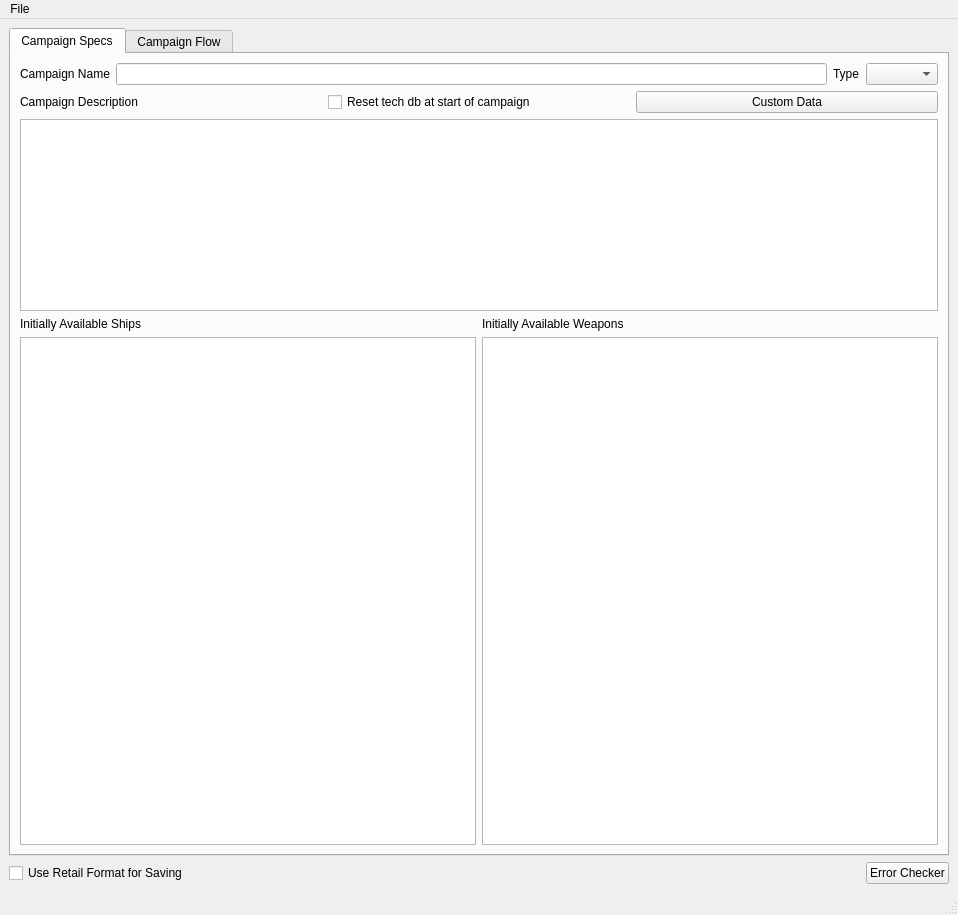
<?xml version="1.0" encoding="UTF-8"?>
<ui version="4.0">
 <class>fso::fred::dialogs::CampaignEditorDialog</class>
 <widget class="QMainWindow" name="fso::fred::dialogs::CampaignEditorDialog">
  <property name="windowModality">
   <enum>Qt::ApplicationModal</enum>
  </property>
  <property name="geometry">
   <rect>
    <x>0</x>
    <y>0</y>
    <width>958</width>
    <height>915</height>
   </rect>
  </property>
  <property name="windowTitle">
   <string>Campaign Editor</string>
  </property>
  <widget class="QWidget" name="centralwidget">
   <layout class="QVBoxLayout" name="verticalLayout">
    <item>
     <widget class="QTabWidget" name="mainTabs">
      <property name="currentIndex">
       <number>0</number>
      </property>
      <widget class="QWidget" name="campaignSpecs">
       <attribute name="title">
        <string>Campaign Specs</string>
       </attribute>
       <layout class="QVBoxLayout" name="verticalLayout_2">
        <item>
         <layout class="QHBoxLayout" name="spec1">
          <item>
           <widget class="QLabel" name="nameLabel">
            <property name="text">
             <string>Campaign Name</string>
            </property>
           </widget>
          </item>
          <item>
           <widget class="QLineEdit" name="nameLineEdit"/>
          </item>
          <item>
           <widget class="QLabel" name="typeLabel">
            <property name="text">
             <string>Type</string>
            </property>
           </widget>
          </item>
          <item>
           <widget class="QComboBox" name="typeComboBox"/>
          </item>
         </layout>
        </item>
        <item>
         <layout class="QHBoxLayout" name="spec2">
          <item>
           <widget class="QLabel" name="campaignDescriptionLabel">
            <property name="text">
             <string>Campaign Description</string>
            </property>
           </widget>
          </item>
          <item>
           <widget class="QCheckBox" name="resetTechAtStartCheckBox">
            <property name="layoutDirection">
             <enum>Qt::LeftToRight</enum>
            </property>
            <property name="text">
             <string>Reset tech db at start of campaign</string>
            </property>
           </widget>
          </item>
          <item>
           <widget class="QPushButton" name="campaignCustomDataButton">
            <property name="text">
             <string>Custom Data</string>
            </property>
           </widget>
          </item>
         </layout>
        </item>
        <item>
         <widget class="QPlainTextEdit" name="descriptionPlainTextEdit">
          <property name="sizePolicy">
           <sizepolicy hsizetype="Expanding" vsizetype="Preferred">
            <horstretch>0</horstretch>
            <verstretch>0</verstretch>
           </sizepolicy>
          </property>
         </widget>
        </item>
        <item>
         <layout class="QGridLayout" name="techLayout">
          <item row="0" column="0">
           <widget class="QLabel" name="shipsLabel">
            <property name="text">
             <string>Initially Available Ships</string>
            </property>
           </widget>
          </item>
          <item row="0" column="1">
           <widget class="QLabel" name="weaponsLabel">
            <property name="text">
             <string>Initially Available Weapons</string>
            </property>
           </widget>
          </item>
          <item row="1" column="0">
           <widget class="QListWidget" name="shipsListWidget"/>
          </item>
          <item row="1" column="1">
           <widget class="QListWidget" name="weaponsListWidget"/>
          </item>
         </layout>
        </item>
       </layout>
      </widget>
      <widget class="QWidget" name="campaignFlow">
       <property name="whatsThis">
        <string/>
       </property>
       <attribute name="title">
        <string>Campaign Flow</string>
       </attribute>
       <layout class="QHBoxLayout" name="campaignGraphLayout" stretch="0,0,0">
        <property name="leftMargin">
         <number>11</number>
        </property>
        <property name="topMargin">
         <number>11</number>
        </property>
        <property name="rightMargin">
         <number>11</number>
        </property>
        <property name="bottomMargin">
         <number>11</number>
        </property>
        <item>
         <layout class="QVBoxLayout" name="editorControls" stretch="0,0,0,1,0,0,1,0,0">
          <item>
           <layout class="QHBoxLayout" name="availableMissionsLayout">
            <item>
             <widget class="QLabel" name="availableMissionsLabel">
              <property name="text">
               <string>Available Missions</string>
              </property>
             </widget>
            </item>
            <item>
             <spacer name="availableMissionsSpacer">
              <property name="orientation">
               <enum>Qt::Horizontal</enum>
              </property>
              <property name="sizeHint" stdset="0">
               <size>
                <width>40</width>
                <height>20</height>
               </size>
              </property>
             </spacer>
            </item>
            <item>
             <widget class="QLabel" name="availableMissionsFilterLabel">
              <property name="text">
               <string>Filter</string>
              </property>
             </widget>
            </item>
            <item>
             <widget class="QLineEdit" name="availableMissionsFilterLineEdit"/>
            </item>
           </layout>
          </item>
          <item>
           <widget class="QListWidget" name="availableMissionsListWidget">
            <property name="editTriggers">
             <set>QAbstractItemView::NoEditTriggers</set>
            </property>
            <property name="showDropIndicator" stdset="0">
             <bool>false</bool>
            </property>
            <property name="dragDropMode">
             <enum>QAbstractItemView::DragDrop</enum>
            </property>
            <property name="defaultDropAction">
             <enum>Qt::IgnoreAction</enum>
            </property>
            <property name="flow">
             <enum>QListView::TopToBottom</enum>
            </property>
            <property name="resizeMode">
             <enum>QListView::Adjust</enum>
            </property>
            <property name="viewMode">
             <enum>QListView::IconMode</enum>
            </property>
            <property name="uniformItemSizes">
             <bool>true</bool>
            </property>
           </widget>
          </item>
          <item>
           <widget class="QPushButton" name="fredMissionButton">
            <property name="enabled">
             <bool>false</bool>
            </property>
            <property name="text">
             <string>Open Selected Mission in Mission Editor</string>
            </property>
           </widget>
          </item>
          <item>
           <layout class="QVBoxLayout" name="missionDetailsLayout">
            <item>
             <layout class="QHBoxLayout" name="missionNameLayout">
              <item>
               <widget class="QLabel" name="missionNameLabel">
                <property name="text">
                 <string>Mission Name</string>
                </property>
               </widget>
              </item>
              <item>
               <widget class="QLineEdit" name="missionNameLineEdit">
                <property name="enabled">
                 <bool>false</bool>
                </property>
               </widget>
              </item>
             </layout>
            </item>
            <item>
             <widget class="QLabel" name="label">
              <property name="text">
               <string>Mission Description</string>
              </property>
             </widget>
            </item>
            <item>
             <widget class="QPlainTextEdit" name="missionDescriptionPlainTextEdit">
              <property name="enabled">
               <bool>false</bool>
              </property>
              <property name="sizePolicy">
               <sizepolicy hsizetype="Expanding" vsizetype="Preferred">
                <horstretch>0</horstretch>
                <verstretch>0</verstretch>
               </sizepolicy>
              </property>
             </widget>
            </item>
           </layout>
          </item>
          <item>
           <layout class="QFormLayout" name="missionSettingsLayout">
            <property name="labelAlignment">
             <set>Qt::AlignRight|Qt::AlignTrailing|Qt::AlignVCenter</set>
            </property>
            <item row="0" column="0">
             <widget class="QLabel" name="briefCutsceneLabel">
              <property name="text">
               <string>Briefing Cutscene</string>
              </property>
              <property name="alignment">
               <set>Qt::AlignCenter</set>
              </property>
             </widget>
            </item>
            <item row="0" column="1">
             <widget class="QComboBox" name="briefCutsceneComboBox">
              <property name="enabled">
               <bool>false</bool>
              </property>
              <property name="editable">
               <bool>false</bool>
              </property>
             </widget>
            </item>
            <item row="1" column="0">
             <widget class="QLabel" name="debriefPersonaLabel">
              <property name="text">
               <string>Debriefing Persona Index</string>
              </property>
              <property name="alignment">
               <set>Qt::AlignCenter</set>
              </property>
             </widget>
            </item>
            <item row="1" column="1">
             <widget class="QSpinBox" name="debriefingPersonaSpinBox">
              <property name="enabled">
               <bool>false</bool>
              </property>
             </widget>
            </item>
            <item row="2" column="0">
             <widget class="QLabel" name="mainhallLabel">
              <property name="text">
               <string>Main Hall Name</string>
              </property>
              <property name="alignment">
               <set>Qt::AlignCenter</set>
              </property>
             </widget>
            </item>
            <item row="2" column="1">
             <widget class="QComboBox" name="mainhallComboBox">
              <property name="enabled">
               <bool>false</bool>
              </property>
              <property name="editable">
               <bool>false</bool>
              </property>
             </widget>
            </item>
            <item row="3" column="0">
             <widget class="QLabel" name="substituteMainhallNameLabel">
              <property name="text">
               <string>Substitute Main Hall Name</string>
              </property>
             </widget>
            </item>
            <item row="3" column="1">
             <widget class="QComboBox" name="substituteMainhallComboBox">
              <property name="enabled">
               <bool>false</bool>
              </property>
             </widget>
            </item>
           </layout>
          </item>
          <item>
           <widget class="QGroupBox" name="missionBranches">
            <property name="title">
             <string>Branches</string>
            </property>
            <layout class="QHBoxLayout" name="horizontalLayout">
             <item>
              <widget class="fso::fred::sexp_tree_view" name="sxtBranches">
               <property name="enabled">
                <bool>false</bool>
               </property>
               <property name="sizePolicy">
                <sizepolicy hsizetype="Expanding" vsizetype="Expanding">
                 <horstretch>0</horstretch>
                 <verstretch>0</verstretch>
                </sizepolicy>
               </property>
               <property name="toolTip">
                <string/>
               </property>
              </widget>
             </item>
             <item>
              <layout class="QVBoxLayout" name="verticalLayout_3">
               <item>
                <widget class="QPushButton" name="moveBranchUpButton">
                 <property name="text">
                  <string/>
                 </property>
                 <property name="icon">
                  <iconset>
                   <selectedon>:/images/arrow_up.png</selectedon>
                  </iconset>
                 </property>
                </widget>
               </item>
               <item>
                <widget class="QPushButton" name="moveBranchDownButton">
                 <property name="text">
                  <string/>
                 </property>
                 <property name="icon">
                  <iconset>
                   <selectedon>:/images/arrow_down.png</selectedon>
                  </iconset>
                 </property>
                </widget>
               </item>
              </layout>
             </item>
            </layout>
           </widget>
          </item>
          <item>
           <widget class="QLabel" name="loopDescriptionLabel">
            <property name="text">
             <string>Mission Loop Description</string>
            </property>
           </widget>
          </item>
          <item>
           <widget class="QPlainTextEdit" name="loopDescriptionPlainTextEdit">
            <property name="enabled">
             <bool>false</bool>
            </property>
            <property name="sizePolicy">
             <sizepolicy hsizetype="Expanding" vsizetype="Preferred">
              <horstretch>0</horstretch>
              <verstretch>0</verstretch>
             </sizepolicy>
            </property>
           </widget>
          </item>
          <item>
           <layout class="QFormLayout" name="loopDetailsForm">
            <property name="labelAlignment">
             <set>Qt::AlignRight|Qt::AlignTrailing|Qt::AlignVCenter</set>
            </property>
            <item row="0" column="0">
             <widget class="QLabel" name="loopAnimLabel">
              <property name="text">
               <string>Loop brief anim</string>
              </property>
             </widget>
            </item>
            <item row="1" column="0">
             <widget class="QLabel" name="loopVoiceLabel">
              <property name="text">
               <string>Loop brief voice</string>
              </property>
             </widget>
            </item>
            <item row="0" column="1">
             <layout class="QHBoxLayout" name="loopAnimControlsLayout">
              <item>
               <widget class="QLineEdit" name="loopAnimLineEdit">
                <property name="enabled">
                 <bool>false</bool>
                </property>
               </widget>
              </item>
              <item>
               <widget class="QPushButton" name="loopAnimBrowseButton">
                <property name="enabled">
                 <bool>false</bool>
                </property>
                <property name="text">
                 <string>Browse</string>
                </property>
               </widget>
              </item>
             </layout>
            </item>
            <item row="1" column="1">
             <layout class="QHBoxLayout" name="loopVoiceControlsLayout">
              <item>
               <widget class="QLineEdit" name="loopVoiceLineEdit">
                <property name="enabled">
                 <bool>false</bool>
                </property>
               </widget>
              </item>
              <item>
               <widget class="QPushButton" name="loopVoiceBrowseButton">
                <property name="enabled">
                 <bool>false</bool>
                </property>
                <property name="text">
                 <string>Browse</string>
                </property>
               </widget>
              </item>
              <item>
               <widget class="QPushButton" name="testVoiceButton">
                <property name="enabled">
                 <bool>false</bool>
                </property>
                <property name="text">
                 <string/>
                </property>
                <property name="icon">
                 <iconset>
                  <selectedon>:/images/play.png</selectedon>
                 </iconset>
                </property>
               </widget>
              </item>
             </layout>
            </item>
           </layout>
          </item>
         </layout>
        </item>
        <item>
         <widget class="Line" name="line">
          <property name="orientation">
           <enum>Qt::Vertical</enum>
          </property>
         </widget>
        </item>
        <item>
         <widget class="CampaignMissionGraph" name="graphView">
          <property name="frameShape">
           <enum>QFrame::StyledPanel</enum>
          </property>
          <property name="renderHints">
           <set>QPainter::Antialiasing|QPainter::TextAntialiasing</set>
          </property>
         </widget>
        </item>
       </layout>
      </widget>
     </widget>
    </item>
    <item>
     <layout class="QHBoxLayout" name="errorCheckerLayout">
      <item>
       <widget class="QCheckBox" name="retailFormatCheckbox">
        <property name="text">
         <string>Use Retail Format for Saving</string>
        </property>
       </widget>
      </item>
      <item>
       <spacer name="errorCheckerSpacer">
        <property name="orientation">
         <enum>Qt::Horizontal</enum>
        </property>
        <property name="sizeHint" stdset="0">
         <size>
          <width>40</width>
          <height>20</height>
         </size>
        </property>
       </spacer>
      </item>
      <item>
       <widget class="QPushButton" name="errorCheckerButton">
        <property name="text">
         <string>Error Checker</string>
        </property>
       </widget>
      </item>
     </layout>
    </item>
   </layout>
  </widget>
  <widget class="QMenuBar" name="menubar">
   <property name="geometry">
    <rect>
     <x>0</x>
     <y>0</y>
     <width>958</width>
     <height>22</height>
    </rect>
   </property>
   <widget class="QMenu" name="menuFile">
    <property name="title">
     <string>File</string>
    </property>
    <addaction name="actionNew"/>
    <addaction name="actionOpen"/>
    <addaction name="actionSave"/>
    <addaction name="actionSave_As"/>
    <addaction name="separator"/>
    <addaction name="actionExit"/>
   </widget>
   <addaction name="menuFile"/>
  </widget>
  <widget class="QStatusBar" name="statusbar"/>
  <action name="actionNew">
   <property name="text">
    <string>New</string>
   </property>
  </action>
  <action name="actionOpen">
   <property name="text">
    <string>Open...</string>
   </property>
  </action>
  <action name="actionSave">
   <property name="text">
    <string>Save</string>
   </property>
  </action>
  <action name="actionSave_As">
   <property name="text">
    <string>Save As...</string>
   </property>
  </action>
  <action name="actionExit">
   <property name="text">
    <string>Exit</string>
   </property>
  </action>
 </widget>
 <customwidgets>
  <customwidget>
   <class>fso::fred::sexp_tree_view</class>
   <extends>QTreeView</extends>
   <header>ui/widgets/sexp_tree_view.h</header>
  </customwidget>
  <customwidget>
   <class>CampaignMissionGraph</class>
   <extends>QGraphicsView</extends>
   <header>ui/widgets/CampaignMissionGraph.h</header>
  </customwidget>
 </customwidgets>
 <resources>
  <include location="../resources/resources.qrc"/>
 </resources>
 <connections/>
</ui>
